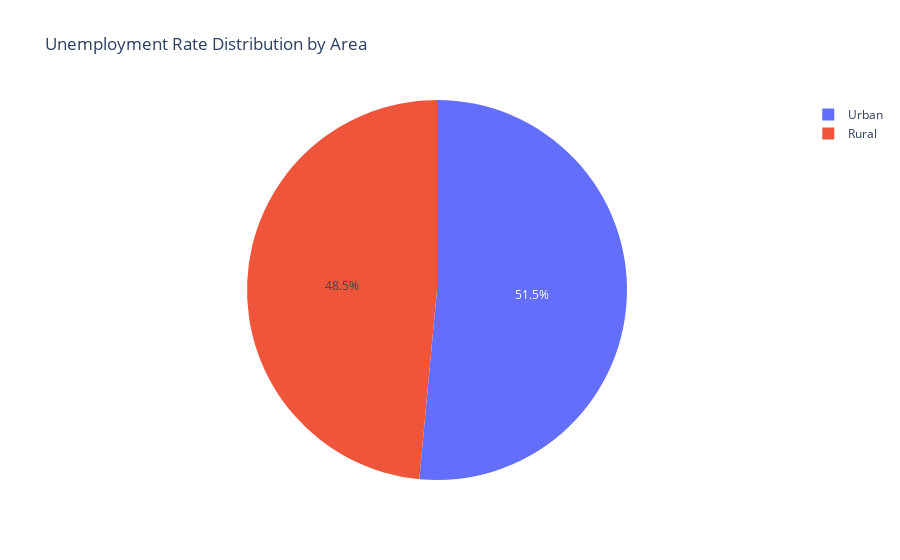

The notebook cell saved with this chart:
### Code cell
fig = px.pie(df, names='Area', title='Unemployment Rate Distribution by Area')
fig.show()

### Figure 1 — Plotly figure (JSON) as saved in the notebook; plotly's stock layout.template omitted (floating-point values rounded to 4 significant figures; data arrays with more than 128 entries replaced by an {"elided": "..."} marker saying what was removed)
{"data": [{"domain": {"x": [0, 1], "y": [0, 1]}, "hovertemplate": "Area=%{label}<extra></extra>", "labels": {"elided": "740 str values"}, "legendgroup": "", "name": "", "showlegend": true, "type": "pie"}], "layout": {"legend": {"tracegroupgap": 0}, "title": {"text": "Unemployment Rate Distribution by Area"}}}
